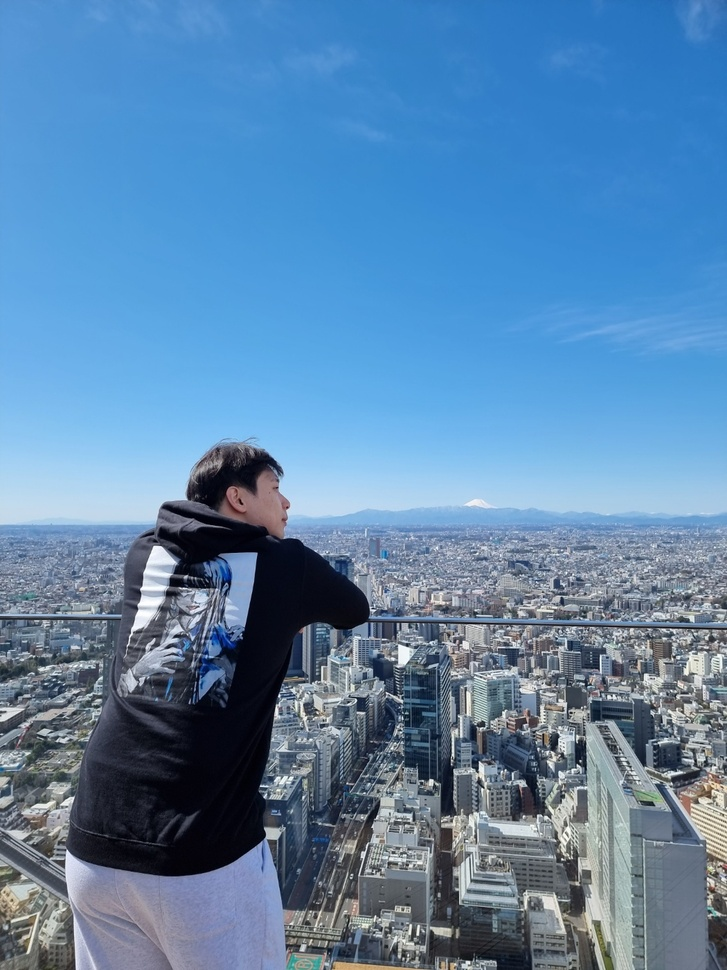
#> input picture input_image.jpg, 727 x 970 px, shrunk from 1050 x 1400 before the run
$ python CartoonKing.py
#> lines starting #> are read from the running program, lines starting #| are printed output that depends on the picture; after the words box and inside, x2 and y2 are one past the last pixel; in counts of white or black regions, pixels touching at a corner belong together
#> further down, input_image is the input picture: shape (970, 727, 3); mean B, G, R 171.7, 133.2, 91.8
import cv2

def cartoonize_image(image):
    # 이미지를 그레이스케일로 변환
    gray = cv2.cvtColor(image, cv2.COLOR_BGR2GRAY)
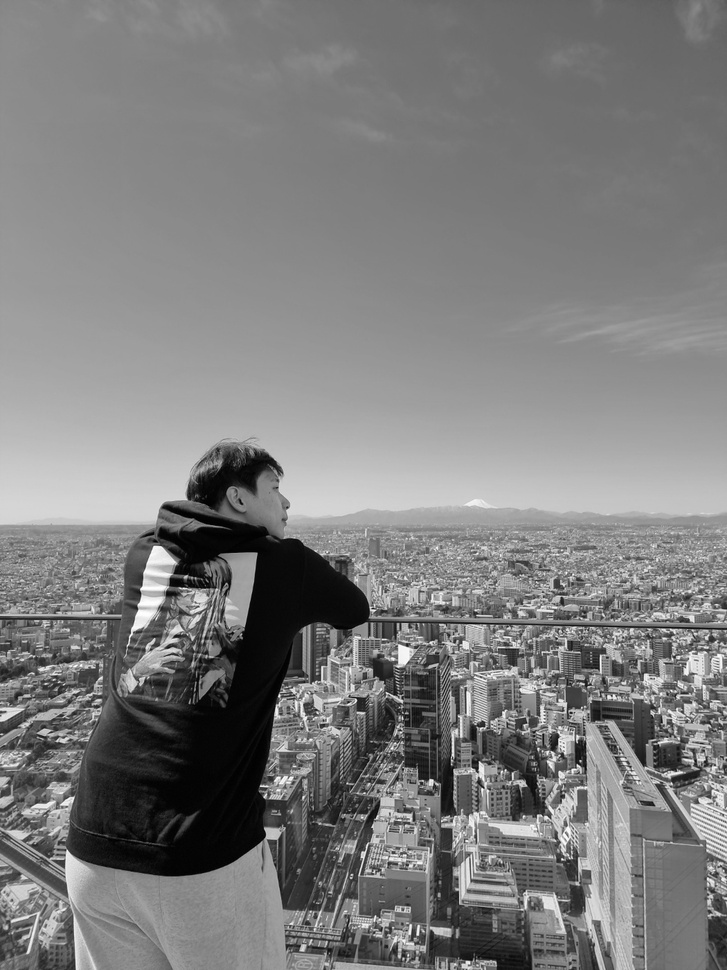
#> gray: shape (970, 727); min 1, max 255, mean 125.2

    # 이미지에 가우시안 블러 적용하여 잡음 제거
    gray = cv2.medianBlur(gray, 5)

    # 엣지 감지를 위해 이미지를 줄임
    edges = cv2.adaptiveThreshold(gray, 255, cv2.ADAPTIVE_THRESH_MEAN_C, cv2.THRESH_BINARY, 9, 9)
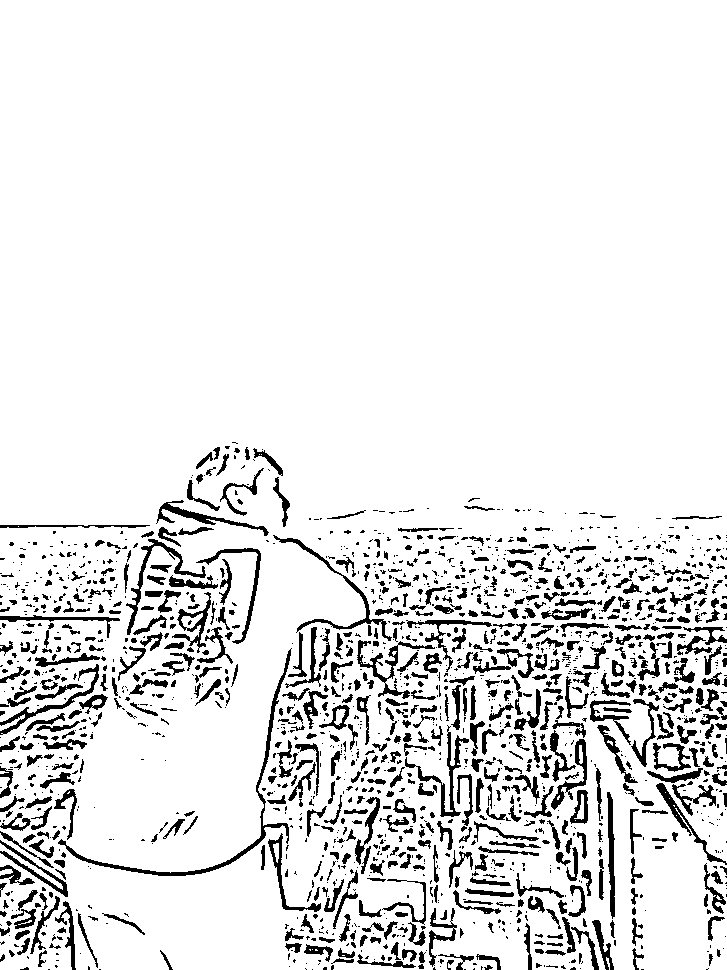
#> edges: shape (970, 727); 90.1% white; 1770 black regions (1105 under 20 px), largest, box (x1, y1, x2, y2) and area: (58, 648, 292, 876) 1631, (273, 535, 392, 641) 862, (405, 725, 469, 817) 835

    # 엣지에 색상을 부여하여 카툰 스타일로 변환
    color = cv2.bilateralFilter(image, 9, 300, 300)
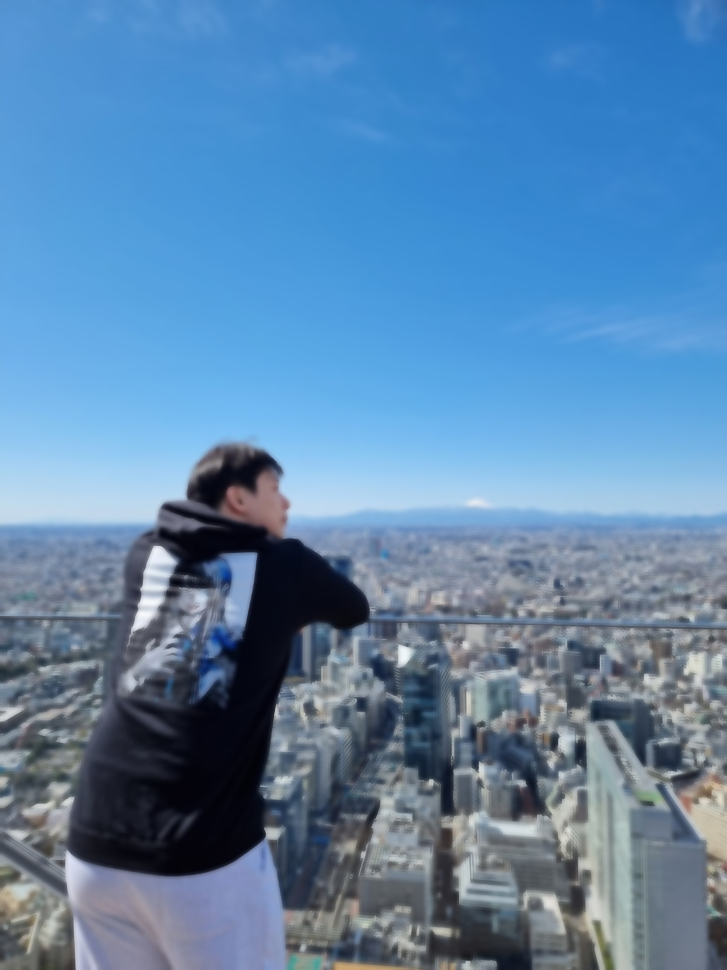
#> color: shape (970, 727, 3); mean B, G, R 171.6, 133.2, 91.7
    cartoon = cv2.bitwise_and(color, color, mask=edges)
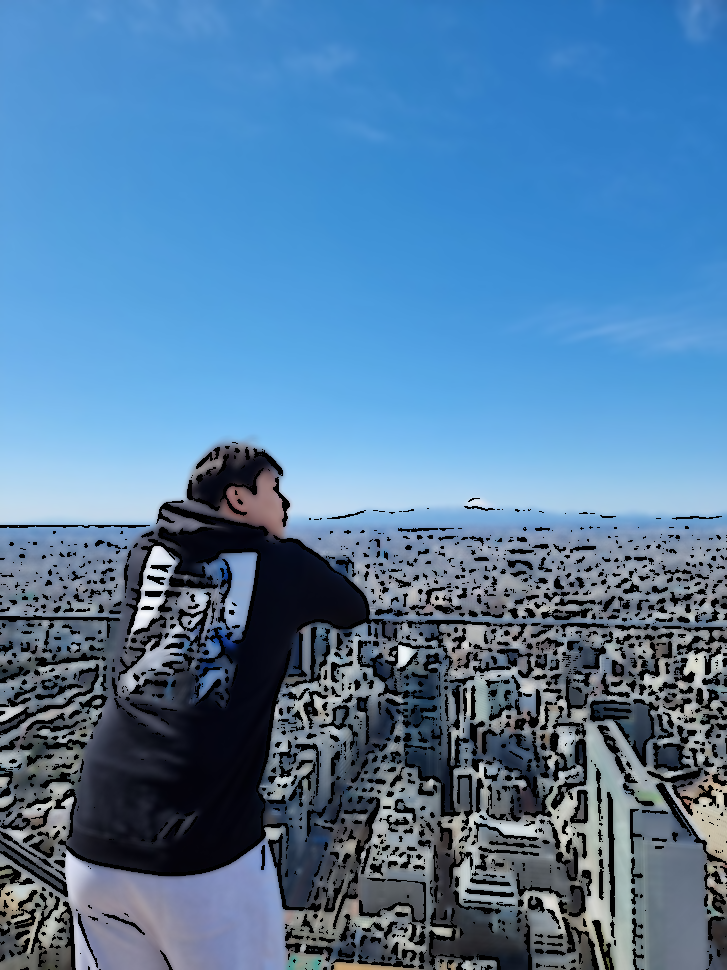
#> cartoon: shape (970, 727, 3); mean B, G, R 160.9, 123.5, 82.9

    return cartoon

# 입력 이미지 로드
input_image = cv2.imread('input_image.jpg')

# 이미지를 카툰 스타일로 변환
cartoon_image = cartoonize_image(input_image)

# 이미지를 그레이 스케일로 변환
gray_image = cv2.cvtColor(input_image, cv2.COLOR_BGR2GRAY)

# 카툰 이미지를 jpg 파일로 저장
output_filename = 'cartoon_image.jpg'
cv2.imwrite(output_filename, cartoon_image)

# 그레이 이미지를 jpg 파일로 저장
output_filename = 'gray_image.jpg'
cv2.imwrite(output_filename, gray_image)

# 윈도우 생성 및 이미지 표시
cv2.imshow('Cartoonized Image', cartoon_image)
cv2.imshow('Gray Image', gray_image)
cv2.waitKey(0)
cv2.destroyAllWindows()
